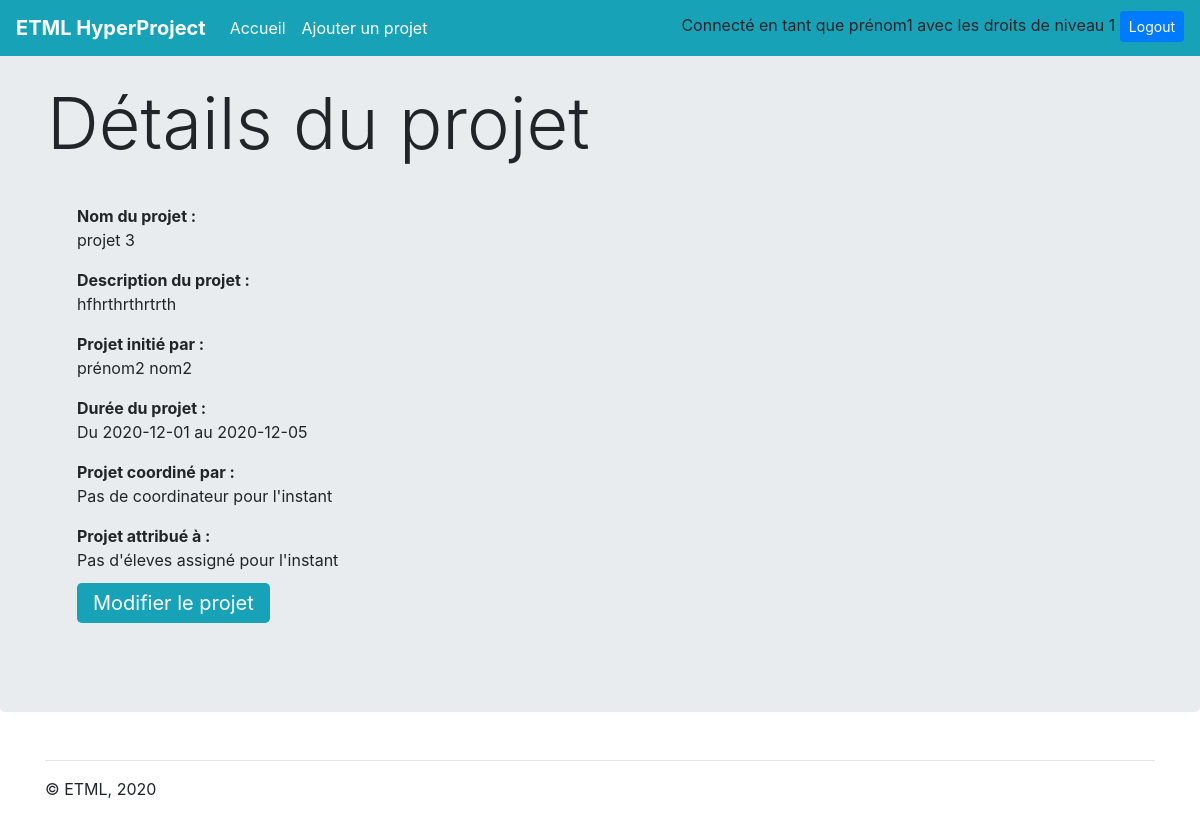
Screenshot of /Site/src/view/details.php?idProject=4 (signed in) with the database file from the repository.
### tables this page shows
CREATE TABLE `t_project` (
  `idProject` int(11) NOT NULL,
  `proName` varchar(50) NOT NULL,
  `proDescription` varchar(200) NOT NULL,
  `proStartingDate` date NOT NULL,
  `proEndingDate` date NOT NULL,
  `proArchive` tinyint(1) NOT NULL DEFAULT '0',
  `idCoordinator` int(11) DEFAULT NULL,
  `idInitiator` int(11) NOT NULL
);

CREATE TABLE `t_teacher` (
  `idTeacher` int(11) NOT NULL,
  `teaFirstName` varchar(50) NOT NULL,
  `teaLastName` varchar(50) NOT NULL,
  `teaUserName` varchar(50) NOT NULL,
  `teaPassword` varchar(200) NOT NULL
);

### Site/src/model/Database.php (called while the page is built, shortened)
<?php
 class Database {
    private $connector;
    public function __construct(){
        $user = $GLOBALS['MM_CONFIG']['database']['username'];
        $pass = $GLOBALS['MM_CONFIG']['database']['password'];
        $dbname = $GLOBALS['MM_CONFIG']['database']['dbname'];
        $host = $GLOBALS['MM_CONFIG']['database']['host'];
        $port = $GLOBALS['MM_CONFIG']['database']['port'];
        $charset = $GLOBALS['MM_CONFIG']['database']['charset'];
        try
        {
            $this->connector = new PDO('mysql:host='.$host.';port='.$port.';dbname='.$dbname.';charset='. $charset, $user, $pass, array(PDO::ATTR_ERRMODE => PDO::ERRMODE_EXCEPTION));
        } catch(exception $e){
            echo "connexion impossible";
        }
    }
    private function queryPrepareExecute($query, $binds){
        $req = $this->connector->prepare($query);
        $req->execute();
        return $req;
    }
    private function formatData($req){
        $result = $req->fetchAll(PDO::FETCH_ASSOC);
        return $result;
    }
    public function getProjectById(int $idProject){
        $query = "SELECT * FROM t_project WHERE idProject=" . $idProject;
        $req = $this->queryPrepareExecute($query,null);
        $result = $this->formatData($req);
        return $result[0];
    }
    public function getTeacherById(int $idTeacher){
        $query = 'SELECT * FROM t_teacher WHERE  idTeacher =' . $idTeacher;
        $req = $this->queryPrepareExecute($query,null);
        $result = $this->formatData($req);
        return $result[0];
    }
 }
?>

### Site/src/view/details.php (the view, shortened to what this page needs)
<?php
  include "../model/Database.php";
  include "../controller/functions.php";
  $database = new Database();
  $project = $database->getProjectById($_GET["idProject"]);
?>
<!doctype html>
<html lang="fr">
  <head>
    <link rel="stylesheet" href="../ressources/css/style.css">
<link href="https://stackpath.bootstrapcdn.com/bootstrap/4.5.2/css/bootstrap.min.css" rel="stylesheet">
<link rel="stylesheet" href="https://cdnjs.cloudflare.com/ajax/libs/font-awesome/4.7.0/css/font-awesome.min.css">
  </head>
  <body>
    <nav class="navbar navbar-expand-md navbar-dark fixed-top bg-info">
  <a class="navbar-brand" href="../view/homePage.php"><strong>ETML HyperProject</strong></a>
  <div class="collapse navbar-collapse" id="navbarsExampleDefault">
    <ul class="navbar-nav mr-auto">
      <li class="nav-item active">
        <a class="nav-link" href="../view/homePage.php">Accueil <span class="sr-only"></span></a>
      </li>
      <li class="nav-item active">
        <a class="nav-link" href="../view/addProject.html">Ajouter un projet<span class="sr-only"></span></a>
      </li>
    </ul>
  </div>
</nav>
<main role="main">
  <div class="jumbotron">
    <div class="container">
      <h1 class="display-3">Détails du projet</h1>
      <div style="padding: 30px;">
        <?php
          $completeNameInitiator = makeFullName($database->getTeacherById($project["idInitiator"])["teaFirstName"], $database->getTeacherById($project["idInitiator"])["teaLastName"]);
          echo '<strong>Nom du projet : </strong><p>' . $project["proName"] . '</p>';
          echo '<strong>Description du projet : </strong><p>' . $project["proDescription"] . '</p>';
          echo '<strong>Projet initié par : </strong><p>' . $completeNameInitiator . '</p>';
          echo '<strong>Durée du projet : </strong><p>Du ' . $project["proStartingDate"] . ' au ' . $project["proEndingDate"] . '</p>';
          if(isset($project["idCoordinator"]))
          {
            echo '<strong>Projet coordiné par : </strong><p>' . $completeNameCoordinator . '</p>';
          } else {
            echo '<strong>Projet coordiné par : </strong><p>Pas de coordinateur pour l\'instant</p>';
          }
          if(isset($project["idCoordinator"]))
          {
            echo '<strong>Eleves participant au projet : </strong>';
            echo '<p> Jeremiah Steiner, Camila Djabali, Pyjus</p>';
          } else {
            echo '<strong>Projet attribué à : </strong><p>Pas d\'éleves assigné pour l\'instant</p>';
          }
          echo '<a href="modifyProject.php?idProject=' . $_GET["idProject"] . '" class="bt btn-info btn-lg">Modifier le projet</a>';
        ?>
      </div>
    </div>
  </div>
  <div class="container">
    <hr>
  </div>
</main>
        </body>
<footer class="container">
  <p>&copy; ETML, 2020</p>
</footer>
</html>

### Site/ressources/css/style.css (style rules this page uses)
.jumbotron { margin-top: 1rem; background-color: #b4f8f8; }

### rows the page displays
t_project: proName "projet 3", proDescription "hfhrthrthrtrth", idInitiator.teaLastName "prénom2 nom2", proStartingDate "2020-12-01", proEndingDate "2020-12-05"

### other values shown
$_SESSION["username"] "prénom1"
$_SESSION["isConnected"] "1"
